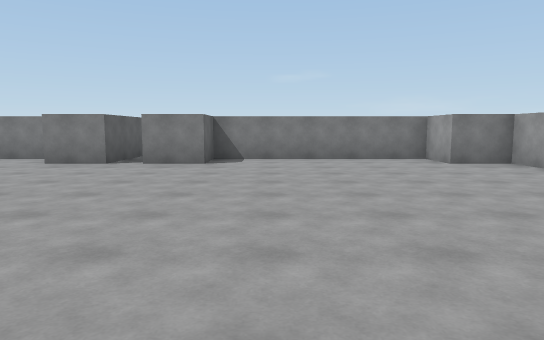
[1] (above)

12 first-person views from a walk through a scene from a Unity 3-D project. The camera is 1.4 m above the floor, tilts 6° down and sees 70° across. The floor is counted in squares, 2 m on a side. Each view is taken from the middle of a square. On the plan, view 1 faces up. The plan holds only what a view shows up to about 11 squares ahead; the rest is blank. The place goes on beyond the plan. The player character is not drawn.

[2]
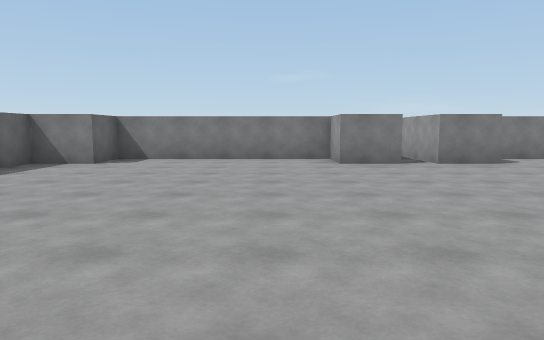

[3]
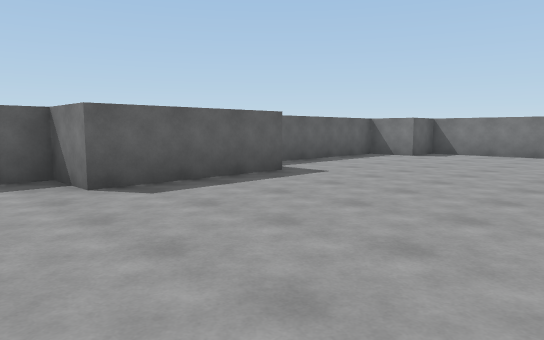

[4]
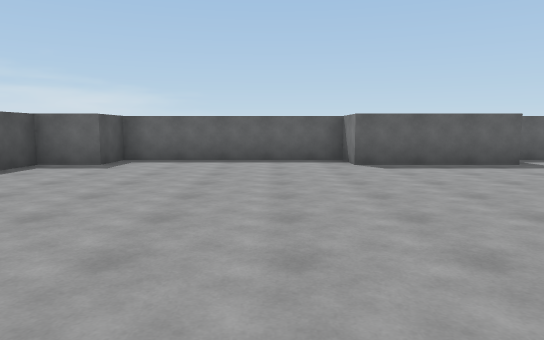

[5]
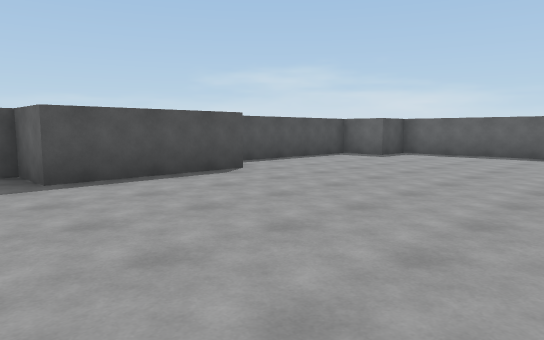

[6]
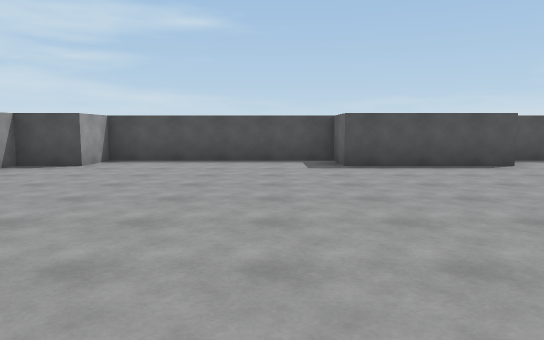

[7]
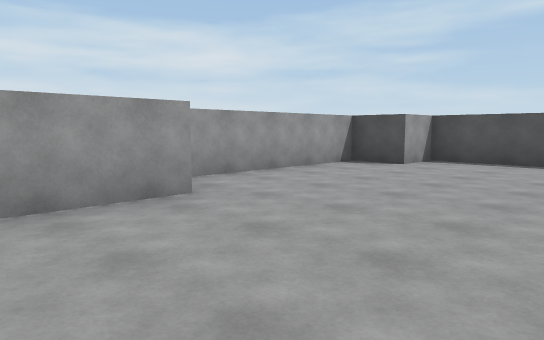

[8]
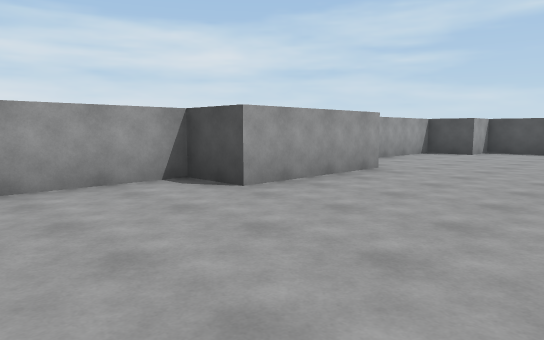

[9]
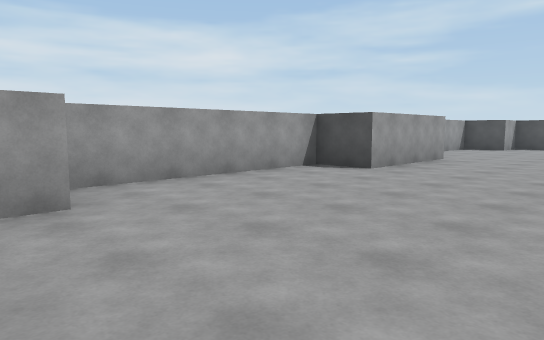

[10]
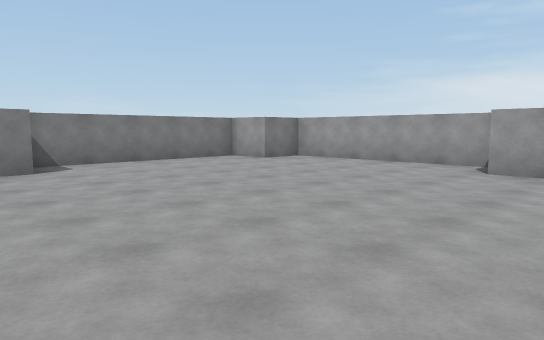

[11]
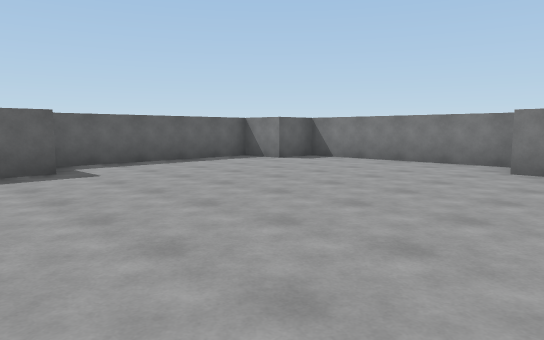

[12]
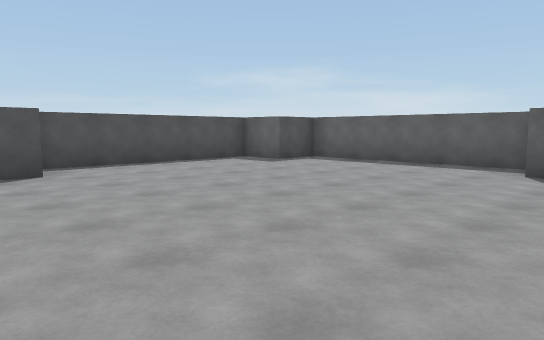

### Floor plan
Points are (right, up) in squares from view 1. A wall is a line through its corners. A room is listed if a view was taken in it or the views show most of it. See-through windows are left out.
Room 1 (views 1, 2, 3, 4, 5, 6, 7, 8, 9, 10, 11, 12)
walls: (-4.8, -5.4) (-1.4, -5.4) (-1.4, -6.6) (3.6, -6.6) (3.6, -5.4) (4.9, -5.4) (4.9, -1.1); (3.6, -0.5) (3.6, 2.9) (4.9, 2.9) (4.9, 7.9) (3.6, 7.9) (3.6, 9.1) (-1.4, 9.1) (-1.4, 7.9) (-2.6, 7.9); (-9.6, 3) (-9.6, -0.4) (-10.9, -0.4) (-10.9, -5.4) (-9.6, -5.4) (-9.6, -6.6) (-4.9, -6.6); (-3.4, 7.9) (-4.6, 7.9) (-4.6, 9.1) (-9.6, 9.1) (-9.6, 7.9) (-10.9, 7.9) (-10.9, 3.1)
ways out: opening at (-3, 8)

Positions as (right, up) in squares from view 1, and headings:
1: (0, 0), facing up
2: (-6, 0), facing up
3: (-5, -2), facing up-left
4: (-2, -2), facing left
5: (0, 0), facing down-left
6: (0, 2), facing down
7: (0, 2), facing down-right
8: (0, 6), facing down-right
9: (0, 9), facing down-right
10: (-3, 1), facing up-right
11: (-3, 1), facing up-left
12: (-3, 1), facing down-left
